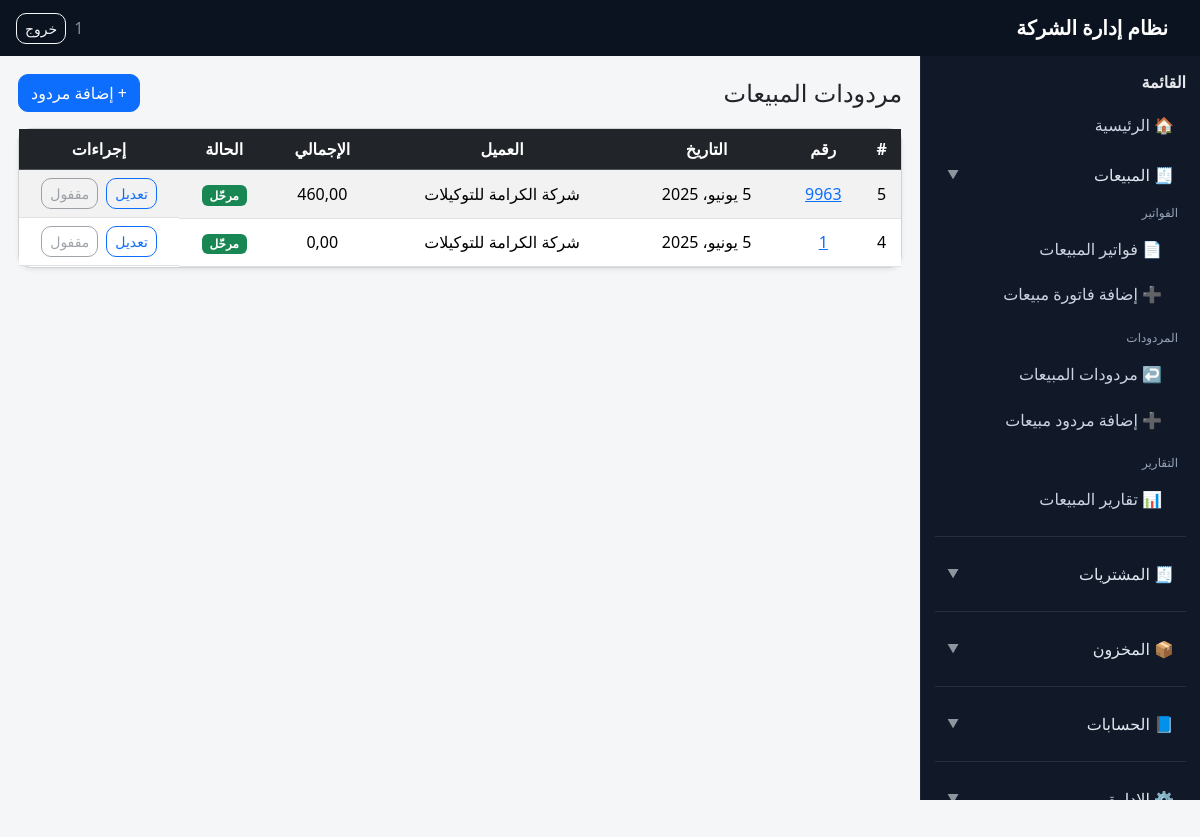
Screenshot of /app/sales/returns/ (signed in) with the database file from the repository.
### sales/models.py (models this page shows, shortened)
class SalesReturn(models.Model):
    number = models.CharField(max_length=20, unique=True, null=True, blank=True)
    date = models.DateField()
    customer = models.ForeignKey('sales.Customer', on_delete=models.CASCADE)
    warehouse = models.ForeignKey('inventory.Warehouse', on_delete=models.CASCADE)
    sales_rep = models.ForeignKey('sales.SalesRepresentative', on_delete=models.SET_NULL, null=True, blank=True)
    original_invoice = models.ForeignKey('sales.SalesInvoice', on_delete=models.SET_NULL, null=True, blank=True)
    journal_entry = models.OneToOneField('accounts.JournalEntry', null=True, blank=True, on_delete=models.SET_NULL)
    is_posted = models.BooleanField(default=False)
    total_before_tax_value = models.DecimalField(max_digits=12, decimal_places=2, default=Decimal("0.00"))
    total_tax_value = models.DecimalField(max_digits=12, decimal_places=2, default=Decimal("0.00"))
    total_with_tax_value = models.DecimalField(max_digits=12, decimal_places=2, default=Decimal("0.00"))
    class Meta:
        verbose_name = "فاتورة مردودات مبيعات"
        verbose_name_plural = "فاتورة مردودات مبيعات"

class Customer(models.Model):
    code = models.CharField(max_length=20, unique=True, blank=True)
    name = models.CharField(max_length=100)
    tax_number = models.CharField(max_length=50, verbose_name="الرقم الضريبي", blank=True, null=True)
    group = models.ForeignKey(CustomerGroup, on_delete=models.CASCADE)
    opening_debit = models.DecimalField(max_digits=10, decimal_places=2, default=0)
    opening_credit = models.DecimalField(max_digits=10, decimal_places=2, default=0)
    phone = models.CharField(max_length=50, blank=True, null=True)
    email = models.EmailField(blank=True, null=True)
    address = models.CharField(max_length=50, blank=True, null=True)
    account = models.ForeignKey(Account, on_delete=models.PROTECT, related_name='customers_account', verbose_name="حساب العميل")
    sales_account = models.ForeignKey(Account, on_delete=models.PROTECT, related_name='customers_sales_account', verbose_name="حساب المبيعات")
    vat_account = models.ForeignKey(Account, on_delete=models.PROTECT, related_name='customers_vat_account', verbose_name="حساب الضريبة")
    cost_of_sales_account = models.ForeignKey(Account, on_delete=models.SET_NULL, null=True, blank=True, related_name='cost_of_sales_customers', verbose_name="حساب تكلفة البضاعة المباعة")
    class Meta:
        verbose_name = "عميل"
        verbose_name_plural = "العملاء"
    def __str__(self):
        return self.name

### portal/views.py (the view)
# urls.py: path("app/sales/returns/", views.app_sales_return_list, name="app_sales_return_list"),
@staff_member_required
def app_sales_return_list(request):
    qs = SalesReturn.objects.select_related("customer").order_by("-id")
    search = request.GET.get("search", "").strip()
    if search:
        qs = qs.filter(
            Q(number__icontains=search) |
            Q(customer__name__icontains=search)
        )
    paginator = Paginator(qs, 20)
    page_obj = paginator.get_page(request.GET.get("page"))
    return render(request, "portal/sales_return_list.html", {
        "returns": page_obj,
        "page_obj": page_obj,
    })

### portal/templates/portal/sales_return_list.html (shortened to what this page needs)
{% extends "portal/base_app.html" %}
{% block content %}
<div class="d-flex justify-content-between align-items-center mb-3">
  <h4 class="mb-0">مردودات المبيعات</h4>
  <a class="btn btn-primary" href="{% url 'app_sales_return_create' %}">+ إضافة مردود</a>
</div>
<div class="card shadow-sm">
  <div class="table-responsive">
    <table class="table table-striped table-hover mb-0 text-center align-middle">
      <thead class="table-dark">
        <tr>
          <th>#</th>
          <th>رقم</th>
          <th>التاريخ</th>
          <th>العميل</th>
          <th>الإجمالي</th>
          <th>الحالة</th>
          <th style="width:160px;">إجراءات</th>
        </tr>
      </thead>
      <tbody>
      {% for ret in returns %}
        <tr>
          <td>{{ ret.id }}</td>
          <td>
            <a href="{% url 'app_sales_return_edit' ret.id %}">{{ ret.number }}</a>
          </td>
          <td>{{ ret.date }}</td>
          <td>{{ ret.customer }}</td>
          <td>{{ ret.total_with_tax_value }}</td>
          <td>
            {% if ret.is_posted %}
              <span class="badge bg-success">مرحّل</span>
            {% else %}
              <span class="badge bg-secondary">مسودة</span>
            {% endif %}
          </td>
          <td class="d-flex justify-content-center gap-2">
            <a class="btn btn-sm btn-outline-primary" href="{% url 'app_sales_return_edit' ret.id %}">
              تعديل
            </a>
            {% if ret.is_posted %}
              <button class="btn btn-sm btn-outline-secondary" disabled>مقفول</button>
            {% endif %}
          </td>
        </tr>
      {% empty %}
        <tr><td colspan="7">لا توجد مردودات</td></tr>
      {% endfor %}
      </tbody>
    </table>
  </div>
</div>
{% endblock %}

### portal/templates/portal/base_app.html (shortened to what this page needs)
<!doctype html>
<html lang="ar" dir="rtl">
<head>
  <link href="https://cdn.jsdelivr.net/npm/bootstrap@5.3.3/dist/css/bootstrap.min.css" rel="stylesheet">
  <link href="https://cdn.jsdelivr.net/npm/select2@4.1.0-rc.0/dist/css/select2.min.css" rel="stylesheet"/>
  <link href="https://cdn.jsdelivr.net/npm/select2-bootstrap-5-theme@1.3.0/dist/select2-bootstrap-5-theme.min.css" rel="stylesheet"/>
</head>
<body>
<nav class="navbar topbar">
  <div class="container-fluid px-3">
    <span class="navbar-brand text-white mb-0">نظام إدارة الشركة</span>
    <div class="d-flex align-items-center gap-2">
      <span class="text-white-50">{{ request.user.username }}</span>
      <a href="{% url 'logout' %}" class="btn btn-outline-light btn-sm">خروج</a>
    </div>
  </div>
</nav>
<div class="app-shell">
  <aside class="sidebar">
    <div class="title">القائمة</div>
    <a class="d-block mb-2" href="{% url 'app_home' %}">🏠 الرئيسية</a>
    <button class="nav-btn" type="button"
            data-bs-toggle="collapse"
            data-bs-target="#menuSales"
            aria-expanded="true">
      <span class="label">🧾 المبيعات</span>
      <span class="chev">▼</span>
    </button>
    <div class="collapse show sub" id="menuSales">
      <div class="section mt-2">الفواتير</div>
      <a href="{% url 'app_sales_invoice_list' %}">📄 فواتير المبيعات</a>
      <a href="{% url 'app_sales_invoice_create' %}">➕ إضافة فاتورة مبيعات</a>
      <div class="section">المردودات</div>
      <a href="{% url 'app_sales_return_list' %}">↩️ مردودات المبيعات</a>
      <a href="{% url 'app_sales_return_create' %}">➕ إضافة مردود مبيعات</a>
      <div class="section">التقارير</div>
      <a href="{% url 'app_sales_reports' %}">📊 تقارير المبيعات</a>
    </div>
    <hr class="border-secondary my-3">
    {% with p=request.path %}
    <button class="nav-btn" type="button"
            data-bs-toggle="collapse"
            data-bs-target="#menuPurchases"
            aria-expanded="{% if p|slice:':14' == '/app/purchases/' %}true{% else %}false{% endif %}">
      <span class="label">🧾 المشتريات</span>
      <span class="chev">▼</span>
    </button>
    <hr class="border-secondary my-3">
    {% endwith %}
    {% with p=request.path %}
    <button class="nav-btn" type="button"
            data-bs-toggle="collapse"
            data-bs-target="#menuInventory"
            aria-expanded="{% if '/app/inventory/' in p %}true{% else %}false{% endif %}">
      <span class="label">📦 المخزون</span>
      <span class="chev">▼</span>
    </button>
    {% endwith %}
    <hr class="border-secondary my-3">
    <button class="nav-btn" type="button" data-bs-toggle="collapse" data-bs-target="#menuAccounts" aria-expanded="false">
      <span class="label">📘 الحسابات</span>
      <span class="chev">▼</span>
    </button>
    <hr class="border-secondary my-3">
    <button class="nav-btn" type="button" data-bs-toggle="collapse" data-bs-target="#menuAdmin" aria-expanded="false">
      <span class="label">⚙️ الإدارة</span>
      <span class="chev">▼</span>
    </button>
  </aside>
  <main class="flex-grow-1" style="min-width:0;">
    <div class="content">
      {% block content %}{% endblock %}
    </div>
  </main>
</div>
</body>
</html>

### portal/templates/portal/base_app.html (style rules this page uses)
:root { --sb:#111827; --sb2:#0b1220; --sbHover:#1f2937; --txt:#e5e7eb; --muted:#94a3b8; --bg:#f5f6f8; }
body { background: var(--bg); }
.app-shell { min-height: 100vh; display:flex; width:100%; }
.sidebar { width: 280px; min-width: 280px; background: var(--sb); color: var(--txt); position: sticky; top: 0; height: calc(100vh - 56px); padding: 14px; overflow:auto; border-left: 1px solid rgba(255,255,255,.06); }
.topbar { background: var(--sb2); color:#fff; height: 56px; }
.content { padding: 18px; width: 100%; min-width: 0; overflow-x: auto; }
.sidebar .title { font-weight:700; margin-bottom: 10px; }
.sidebar a { color:#cbd5e1; text-decoration:none; display:block; padding: 9px 12px; border-radius: 10px; white-space: nowrap; }
.sidebar .section { font-size:12px; color: var(--muted); margin: 14px 8px 6px; }
.sidebar .nav-btn { width:100%; text-align:right; border:0; background: transparent; color: #e2e8f0; padding: 9px 12px; border-radius: 10px; display:flex; align-items:center; justify-content: space-between; }
.sidebar .nav-btn .label { color:#e2e8f0; }
.sidebar .nav-btn .chev { opacity:.6; font-size:12px; }
.sidebar .sub a { padding-right: 24px; margin-top: 4px; color:#cbd5e1; }
.card { border-radius: 14px; }
.btn { border-radius: 10px; }
.table-responsive { overflow-x:auto; -webkit-overflow-scrolling: touch; }
table { width:100%; }
.navbar-brand { font-weight:700; }
.sub a { display:block; padding:.55rem .75rem; border-radius:.5rem; text-decoration:none; }

### rows the page displays
SalesReturn: id "5", number "9963", date "5 يونيو، 2025", customer "شركة الكرامة للتوكيلات", total_with_tax_value "460,00", is_posted "مرحّل"
SalesReturn: id "4", number "1", date "5 يونيو، 2025", customer "شركة الكرامة للتوكيلات", total_with_tax_value "0,00", is_posted "مرحّل"

### other values shown
{{ request.user.username }} "1"
